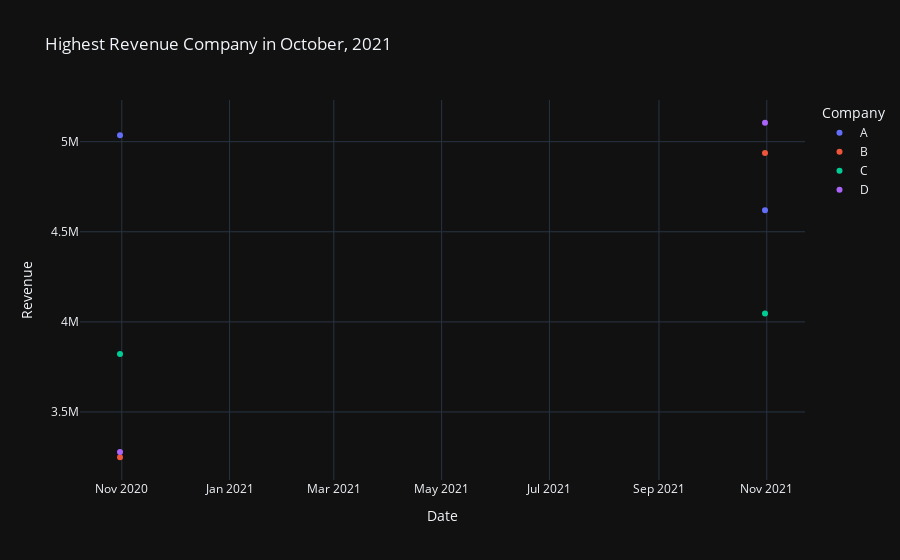

Here is the notebook cell this chart was saved with:
### Code cell
# Create scatter plot with annotated highest revenue point
fig_highest_revenue = px.scatter(highest_revenue_company, x='Date', y='Revenue', color='Company',
                                 title=f'Highest Revenue Company in {highest_revenue_month}',
                                 labels={'Revenue': 'Revenue', 'Date': 'Date'},
                                 template='plotly_dark')

fig_highest_revenue.show()

### Figure 1 — Plotly figure (JSON) as saved in the notebook; plotly's stock layout.template omitted (floating-point values rounded to 4 significant figures)
{"data": [{"hovertemplate": "Company=A<br>Date=%{x}<br>Revenue=%{y}<extra></extra>", "legendgroup": "A", "marker": {"color": "#636efa", "symbol": "circle"}, "mode": "markers", "name": "A", "orientation": "v", "showlegend": true, "type": "scatter", "x": ["2020-10-31T00:00:00", "2021-10-31T00:00:00"], "xaxis": "x", "y": [5035936, 4619917], "yaxis": "y"}, {"hovertemplate": "Company=B<br>Date=%{x}<br>Revenue=%{y}<extra></extra>", "legendgroup": "B", "marker": {"color": "#EF553B", "symbol": "circle"}, "mode": "markers", "name": "B", "orientation": "v", "showlegend": true, "type": "scatter", "x": ["2020-10-31T00:00:00", "2021-10-31T00:00:00"], "xaxis": "x", "y": [3248823, 4937633], "yaxis": "y"}, {"hovertemplate": "Company=C<br>Date=%{x}<br>Revenue=%{y}<extra></extra>", "legendgroup": "C", "marker": {"color": "#00cc96", "symbol": "circle"}, "mode": "markers", "name": "C", "orientation": "v", "showlegend": true, "type": "scatter", "x": ["2020-10-31T00:00:00", "2021-10-31T00:00:00"], "xaxis": "x", "y": [3821592, 4045873], "yaxis": "y"}, {"hovertemplate": "Company=D<br>Date=%{x}<br>Revenue=%{y}<extra></extra>", "legendgroup": "D", "marker": {"color": "#ab63fa", "symbol": "circle"}, "mode": "markers", "name": "D", "orientation": "v", "showlegend": true, "type": "scatter", "x": ["2020-10-31T00:00:00", "2021-10-31T00:00:00"], "xaxis": "x", "y": [3278398, 5104983], "yaxis": "y"}], "layout": {"legend": {"title": {"text": "Company"}, "tracegroupgap": 0}, "title": {"text": "Highest Revenue Company in October, 2021"}, "xaxis": {"anchor": "y", "domain": [0, 1], "title": {"text": "Date"}}, "yaxis": {"anchor": "x", "domain": [0, 1], "title": {"text": "Revenue"}}}}
